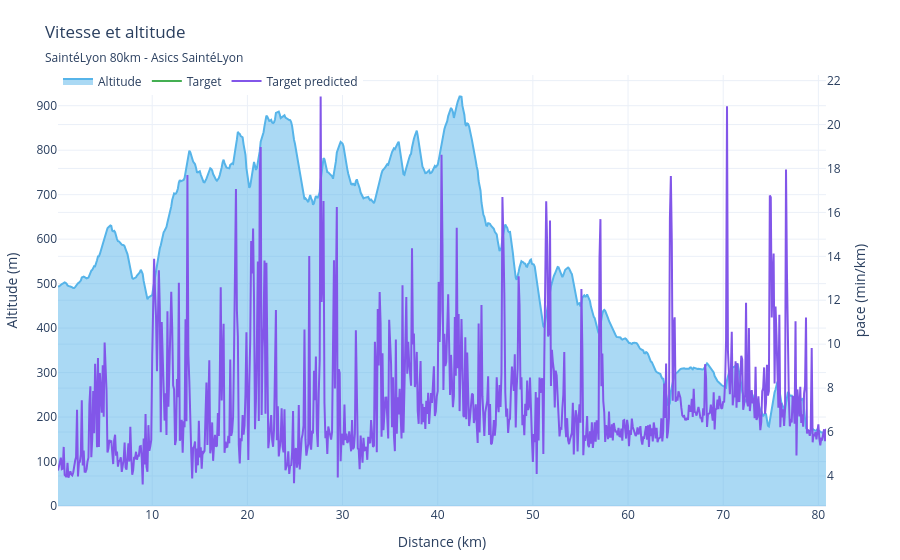

Write notebook code for a chart like this one.
### Code cell
data_to_predict.get_activities(0).plot.speed().show()

### Figure 1 — Plotly figure (JSON) as saved in the notebook; plotly's stock layout.template omitted (floating-point values rounded to 4 significant figures; data arrays with more than 128 entries replaced by an {"elided": "..."} marker saying what was removed)
{"data": [{"customdata": {"elided": "807x3 float values"}, "fill": "tozeroy", "hovertemplate": "Distance : %{x:.2f} km<br>Altitude : %{y:.1f} m<br>Target : %{customdata[0]:.1f} min/km<br>Prediction : %{customdata[1]:.1f} min/km<br>Erreur : %{customdata[2]:.1f} min/km<extra></extra>", "line": {"color": "#56B4E9"}, "mode": "lines", "name": "Altitude", "type": "scatter", "x": {"elided": "807 float values"}, "xaxis": "x", "y": {"elided": "807 float values"}, "yaxis": "y"}, {"customdata": {"elided": "807x3 float values"}, "hovertemplate": "Distance : %{x:.2f} km<br>Altitude : %{y:.1f} m<br>Target : %{customdata[0]:.1f} min/km<br>Prediction : %{customdata[1]:.1f} min/km<br>Erreur : %{customdata[2]:.1f} min/km<extra></extra>", "line": {"color": "#44AF52"}, "mode": "lines", "name": "Target", "type": "scatter", "x": {"elided": "807 float values"}, "xaxis": "x", "y": {"elided": "807 float values"}, "yaxis": "y2"}, {"customdata": {"elided": "807x3 float values"}, "hovertemplate": "Distance : %{x:.2f} km<br>Altitude : %{y:.1f} m<br>Target : %{customdata[0]:.1f} min/km<br>Prediction : %{customdata[1]:.1f} min/km<br>Erreur : %{customdata[2]:.1f} min/km<extra></extra>", "line": {"color": "#8256E9"}, "mode": "lines", "name": "Target predicted", "type": "scatter", "x": {"elided": "807 float values"}, "xaxis": "x", "y": {"elided": "807 float values"}, "yaxis": "y2"}], "layout": {"hoverlabel": {"namelength": -1}, "legend": {"orientation": "h", "x": 0, "y": 1.02}, "margin": {"b": 45, "l": 50, "r": 25, "t": 75}, "title": {"subtitle": {"text": "SaintéLyon 80km - Asics SaintéLyon"}, "text": "Vitesse et altitude"}, "xaxis": {"anchor": "y", "domain": [0, 0.94], "title": {"text": "Distance (km)"}}, "yaxis": {"anchor": "x", "domain": [0, 1], "title": {"text": "Altitude (m)"}}, "yaxis2": {"anchor": "x", "overlaying": "y", "side": "right", "title": {"text": "pace (min/km)"}}}}
